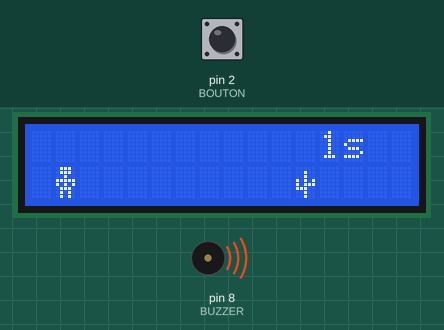
This sketch was run on a simulated Arduino Uno, built with avr-gcc and run on an emulated ATmega328P. On the bench: 16×2 character LCD, buzzer (waves = sounding, pin HIGH). Inputs (shaded band) come from the test bench; at power-on: pin 2 (BOUTON) HIGH.

Above: at 1.25 s.
1.3 s: pin 2 (BOUTON) pulled LOW for 3.2 s
At 1.65 s:
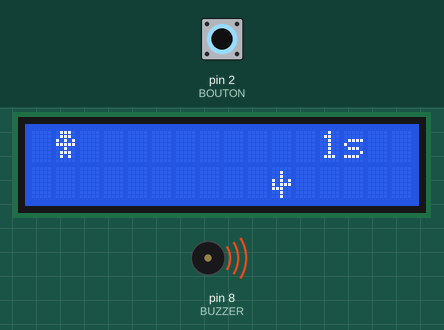
5.1 s: pin 2 (BOUTON) pulled LOW for 0.15 s
At 5.25 s:
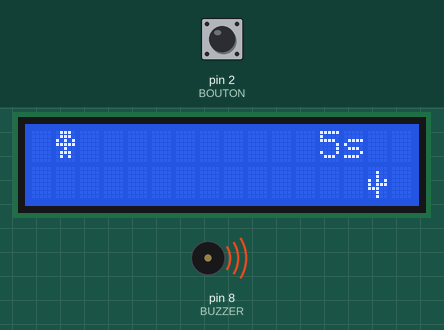
5.8 s: pin 2 (BOUTON) pulled LOW for 3.2 s
At 9.46 s:
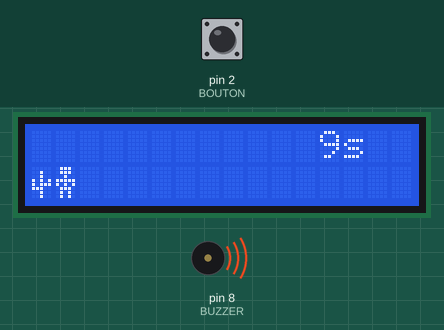
9.6 s: pin 2 (BOUTON) pulled LOW for 1 s
At 9.75 s:
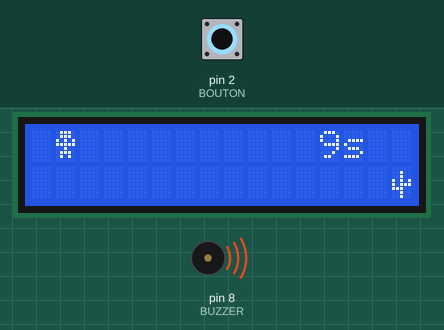
14.2 s: pin 2 (BOUTON) pulsed LOW 2 times (0.12 s each, 0.3 s apart)
At 14.91 s:
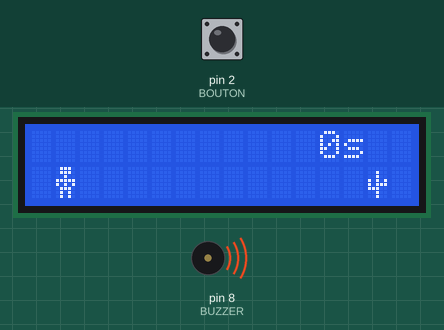
Timing chart, 0 to 17.2 s (numbered marks = the images above; inputs shaded):
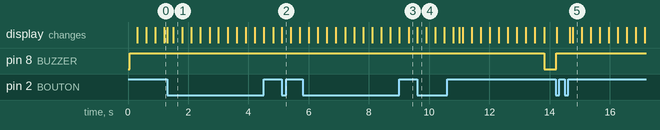

The sketch:

JUMP.ino
```cpp
#include <Wire.h>
#include <LiquidCrystal_I2C.h>

LiquidCrystal_I2C lcd(0x27, 16, 2);

const int BOUTON = 2;
const int BUZZER = 8;
bool enLair = false;            // le perso est-il en l'air ? (vrai ou faux)
unsigned long debutSaut = 0;    // à quel moment il a sauté (en ms)
int posCactus = 15;
unsigned long dernierPas = 0;
unsigned long start = 0;
int speed = 300;
int count = 0;

byte ground[8] = { 0x0E, 0x0E, 0x04, 0x1F, 0x15, 0x0E, 0x0A, 0x0A };

byte jump[8] = { 0x0E, 0x0E, 0x15, 0x1F, 0x04, 0x0E, 0x0A, 0x00 };

byte cactus[8] = { 0x00, 0x04, 0x04, 0x15, 0x17, 0x1C, 0x04, 0x04 };

/*byte rock[8] = { 0x00, 0x00, 0x00, 0x00, 0x0E, 0x1F, 0x1F, 0x1F };*/

/*byte opened[8] = {
  0b00000, 0b00000, 0b01010, 0b00000,
  0b01110, 0b01010, 0b01110, 0b00000
};*/

void  setup() {
  lcd.init();
  lcd.backlight();
  pinMode(BOUTON, INPUT_PULLUP);
  pinMode(BUZZER, OUTPUT);
  digitalWrite(BUZZER, HIGH);
  lcd.createChar(0, ground);
  lcd.createChar(1, jump);
  lcd.createChar(2, cactus);
  /*lcd.createChar(3, rock);*/
  /*lcd.createChar(2, opened);*/

  lcd.setCursor(1, 1);
  lcd.write(byte(0));
  lcd.setCursor(15, 1);
  lcd.write(byte(2));
  start = millis();
  /*Serial.begin(9600);*/
}

void  loop() {
  /*Serial.println(digitalRead(BOUTON));*/
  if (digitalRead(BOUTON) == LOW && !enLair) {
    debutSaut = millis();   // on note l'heure du saut
    enLair = true;          // on retient qu'il est en l'air
    lcd.setCursor(1, 1);
    lcd.print(" ");
    lcd.setCursor(1, 0);
    lcd.write((byte(1)));
  }
  else if (enLair == true && millis() - debutSaut >= 700) {
    enLair = false;
    lcd.setCursor(1, 0);
    lcd.print(" ");
    lcd.setCursor(1, 1);
    lcd.write((byte(0)));
  }
  if (millis() - dernierPas >= speed) {
    dernierPas = millis();
    lcd.setCursor(posCactus, 1);
    lcd.print(" ");
    posCactus--;

    if (posCactus < 0){
    posCactus = 15;
    count++;

    if (count == 30) {
      speed -= 20;
      count = 0;
    }
    }
    lcd.setCursor(posCactus, 1);   // ← dessiné à CHAQUE pas
    lcd.write(byte(2));

    lcd.setCursor(12, 0);
    lcd.print((millis() - start) / 1000);
    lcd.print("s");
  }

  if (posCactus == 1 && !enLair) {
    lcd.clear();
    digitalWrite(BUZZER, LOW);
    delay(400);
    digitalWrite(BUZZER, HIGH);
    lcd.setCursor(0, 0);
    lcd.print("GAME OVER");
    lcd.setCursor(10, 0);
    lcd.print((millis() - start) / 1000);
    lcd.print("s");
    lcd.setCursor(1, 1);
    lcd.print("Appuie 2 fois");

    while (digitalRead(BOUTON) == HIGH){}
    delay(50);
    while (digitalRead(BOUTON) == LOW){}
    delay(50);
    while (digitalRead(BOUTON) == HIGH){}
    delay(50);
    while (digitalRead(BOUTON) == LOW) {}
    delay(50);
    posCactus = 15;
    lcd.clear();
    setup();
  }
}
```

Measured:
- after the input at 1.3 s, pin 8 (BUZZER): stays HIGH (without the input it goes to LOW after 2.9 s); the display: first changes at once (image 1 shows a later state)
- after the input at 5.1 s, the display: changes at once (image 2)
- after the input at 5.8 s, pin 8 (BUZZER): stays HIGH (without the input it goes to LOW after 3.2 s)
- after the input at 9.6 s, the display: changes at once (image 4)
